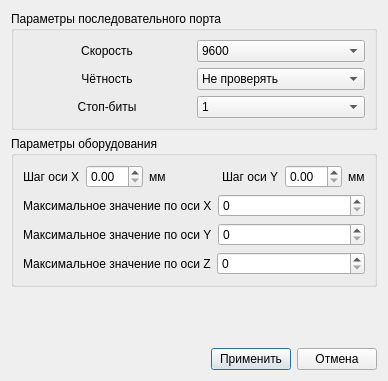
<?xml version="1.0" encoding="UTF-8"?>
<ui version="4.0">
 <class>Settings</class>
 <widget class="QDialog" name="Settings">
  <property name="geometry">
   <rect>
    <x>0</x>
    <y>0</y>
    <width>388</width>
    <height>381</height>
   </rect>
  </property>
  <property name="windowTitle">
   <string>Установки</string>
  </property>
  <layout class="QVBoxLayout" name="verticalLayout">
   <item>
    <widget class="QGroupBox" name="groupBox">
     <property name="title">
      <string>Параметры последовательного порта</string>
     </property>
     <layout class="QVBoxLayout" name="verticalLayout_2">
      <item>
       <layout class="QHBoxLayout" name="horizontalLayout_2">
        <item>
         <widget class="QLabel" name="label">
          <property name="text">
           <string>Скорость</string>
          </property>
          <property name="alignment">
           <set>Qt::AlignCenter</set>
          </property>
         </widget>
        </item>
        <item>
         <widget class="QComboBox" name="comboBox">
          <item>
           <property name="text">
            <string>9600</string>
           </property>
          </item>
          <item>
           <property name="text">
            <string>4800</string>
           </property>
          </item>
          <item>
           <property name="text">
            <string>2400</string>
           </property>
          </item>
          <item>
           <property name="text">
            <string>1200</string>
           </property>
          </item>
         </widget>
        </item>
       </layout>
      </item>
      <item>
       <layout class="QHBoxLayout" name="horizontalLayout">
        <item>
         <widget class="QLabel" name="label_2">
          <property name="text">
           <string>Чётность</string>
          </property>
          <property name="alignment">
           <set>Qt::AlignCenter</set>
          </property>
         </widget>
        </item>
        <item>
         <widget class="QComboBox" name="comboBox_2">
          <item>
           <property name="text">
            <string>Не проверять</string>
           </property>
          </item>
          <item>
           <property name="text">
            <string>Проверять</string>
           </property>
          </item>
         </widget>
        </item>
       </layout>
      </item>
      <item>
       <layout class="QHBoxLayout" name="horizontalLayout_3">
        <item>
         <widget class="QLabel" name="label_3">
          <property name="text">
           <string>Стоп-биты</string>
          </property>
          <property name="alignment">
           <set>Qt::AlignCenter</set>
          </property>
         </widget>
        </item>
        <item>
         <widget class="QComboBox" name="comboBox_3">
          <item>
           <property name="text">
            <string>1</string>
           </property>
          </item>
          <item>
           <property name="text">
            <string>2</string>
           </property>
          </item>
         </widget>
        </item>
       </layout>
      </item>
     </layout>
    </widget>
   </item>
   <item>
    <widget class="QGroupBox" name="groupBox_2">
     <property name="title">
      <string>Параметры оборудования</string>
     </property>
     <layout class="QVBoxLayout" name="verticalLayout_3">
      <item>
       <layout class="QHBoxLayout" name="horizontalLayout_4">
        <item>
         <widget class="QLabel" name="label_4">
          <property name="text">
           <string>Шаг оси X</string>
          </property>
         </widget>
        </item>
        <item>
         <widget class="QDoubleSpinBox" name="doubleSpinBox"/>
        </item>
        <item>
         <widget class="QLabel" name="label_5">
          <property name="text">
           <string>мм</string>
          </property>
         </widget>
        </item>
        <item>
         <spacer name="horizontalSpacer">
          <property name="orientation">
           <enum>Qt::Horizontal</enum>
          </property>
          <property name="sizeHint" stdset="0">
           <size>
            <width>40</width>
            <height>20</height>
           </size>
          </property>
         </spacer>
        </item>
        <item>
         <widget class="QLabel" name="label_6">
          <property name="text">
           <string>Шаг оси Y</string>
          </property>
         </widget>
        </item>
        <item>
         <widget class="QDoubleSpinBox" name="doubleSpinBox_2"/>
        </item>
        <item>
         <widget class="QLabel" name="label_7">
          <property name="text">
           <string>мм</string>
          </property>
         </widget>
        </item>
       </layout>
      </item>
      <item>
       <layout class="QHBoxLayout" name="horizontalLayout_5">
        <item>
         <widget class="QLabel" name="label_8">
          <property name="text">
           <string>Максимальное значение по оси X</string>
          </property>
         </widget>
        </item>
        <item>
         <widget class="QSpinBox" name="spinBox"/>
        </item>
       </layout>
      </item>
      <item>
       <layout class="QHBoxLayout" name="horizontalLayout_6">
        <item>
         <widget class="QLabel" name="label_9">
          <property name="text">
           <string>Максимальное значение по оси Y</string>
          </property>
         </widget>
        </item>
        <item>
         <widget class="QSpinBox" name="spinBox_2"/>
        </item>
       </layout>
      </item>
      <item>
       <layout class="QHBoxLayout" name="horizontalLayout_8">
        <item>
         <widget class="QLabel" name="label_10">
          <property name="text">
           <string>Максимальное значение по оси Z</string>
          </property>
         </widget>
        </item>
        <item>
         <widget class="QSpinBox" name="spinBox_3"/>
        </item>
       </layout>
      </item>
     </layout>
    </widget>
   </item>
   <item>
    <spacer name="verticalSpacer">
     <property name="orientation">
      <enum>Qt::Vertical</enum>
     </property>
     <property name="sizeHint" stdset="0">
      <size>
       <width>20</width>
       <height>40</height>
      </size>
     </property>
    </spacer>
   </item>
   <item>
    <layout class="QHBoxLayout" name="horizontalLayout_7">
     <item>
      <spacer name="horizontalSpacer_2">
       <property name="orientation">
        <enum>Qt::Horizontal</enum>
       </property>
       <property name="sizeHint" stdset="0">
        <size>
         <width>40</width>
         <height>20</height>
        </size>
       </property>
      </spacer>
     </item>
     <item>
      <widget class="QPushButton" name="pushButton">
       <property name="enabled">
        <bool>true</bool>
       </property>
       <property name="text">
        <string>Применить</string>
       </property>
      </widget>
     </item>
     <item>
      <widget class="QPushButton" name="pushButton_2">
       <property name="text">
        <string>Отмена</string>
       </property>
      </widget>
     </item>
    </layout>
   </item>
  </layout>
 </widget>
 <resources/>
 <connections/>
</ui>
